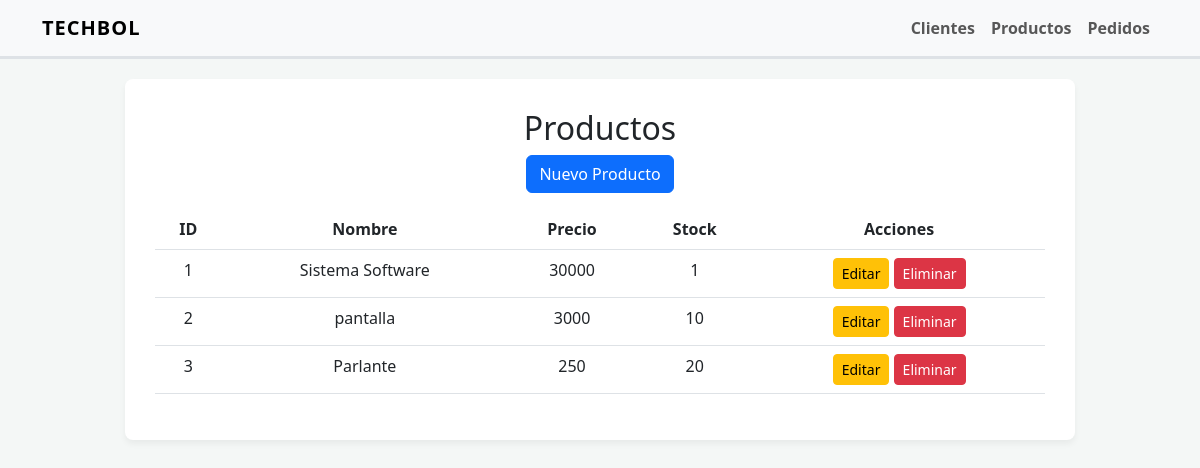
The app's page /productos/, older data.
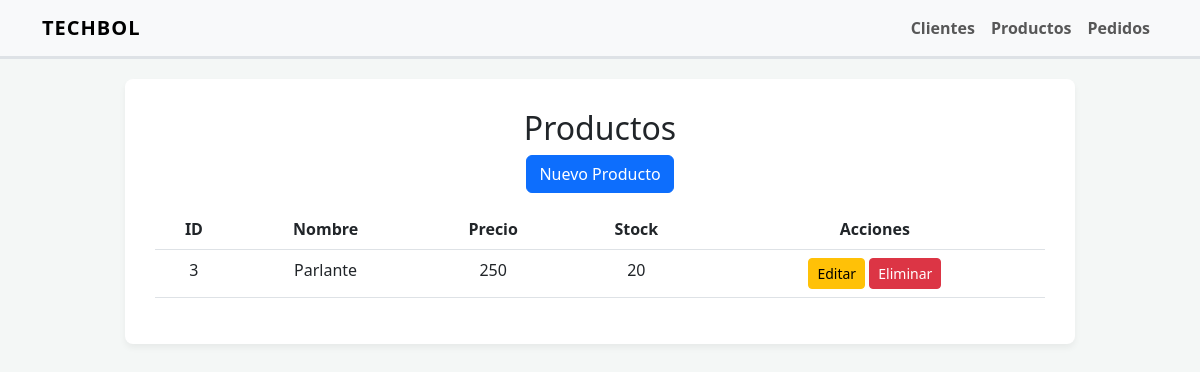
The same page, newer data.
### app/models.py (models this page shows)
class Producto(db.Model):
    __tablename__ = 'productos'
    id = db.Column(db.Integer, primary_key=True)
    nombre = db.Column(db.String(100), nullable=False)
    precio = db.Column(db.Integer, nullable=False)
    stock = db.Column(db.Integer, nullable=False)
    pedidos = db.relationship('Pedido', backref='producto', lazy=True, cascade="all, delete-orphan")

### app/productos/routes.py (the view)
@bp_productos.route('/')
def index():
    productos = Producto.query.all()
    return render_template('productos/index.html', productos=productos)

### app/templates/productos/index.html
{% extends "base.html" %}
{% block content %}
<h2>Productos</h2>
<a href="{{ url_for('productos.nuevo') }}" class="btn btn-primary mb-3">Nuevo Producto</a>
<table class="table">
    <thead>
        <tr>
            <th>ID</th>
            <th>Nombre</th>
            <th>Precio</th>
            <th>Stock</th>
            <th>Acciones</th>
        </tr>
    </thead>
    <tbody>
        {% for producto in productos %}
        <tr>
            <td>{{ producto.id }}</td>
            <td>{{ producto.nombre }}</td>
            <td>{{ producto.precio | int }}</td>
            <td>{{ producto.stock }}</td>
            <td>
                <a href="{{ url_for('productos.editar', id=producto.id) }}" class="btn btn-warning btn-sm">Editar</a>
                <a href="{{ url_for('productos.eliminar', id=producto.id) }}" class="btn btn-danger btn-sm" onclick="return confirm('¿Eliminar?')">Eliminar</a>
            </td>
        </tr>
        {% endfor %}
    </tbody>
</table>
{% endblock %}

Row changes from the older to the newer data that the page shows:
removed Producto: id "1", nombre "Sistema Software", precio "30000", stock "1"
removed Producto: id "2", nombre "pantalla", precio "3000", stock "10"
